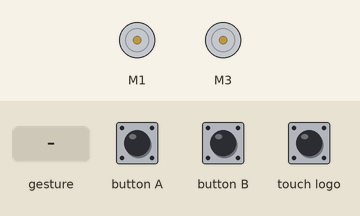
Simulated run of this program. Board: BBC micro:bit (MakeCode). Parts: 2 × DC motor (green arrow = forward, orange = backward, longer = faster). The inputs (shaded band) are chosen by the test bench. A tilt is held for 1.5 s and a shake lasts 1 s, then the board lies face up again.

Above: at 1.2 s.
1.3 s: button A pressed for 0.15 s
At 2.2 s:
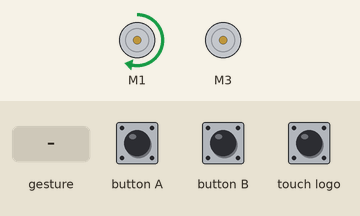
3.9 s: button B pressed for 0.15 s
At 4.6 s:
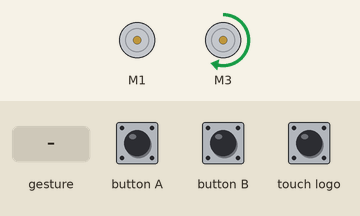
6.5 s: gesture 'shake'
At 7.3 s:
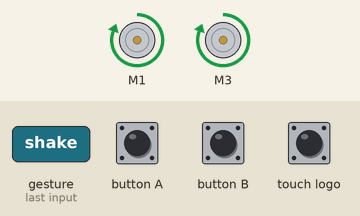
8.2 s: button A pressed for 0.15 s
At 9.9 s:
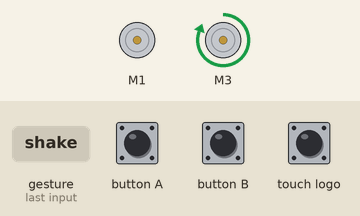
10.8 s: touch logo pressed for 0.15 s
At 12.3 s:
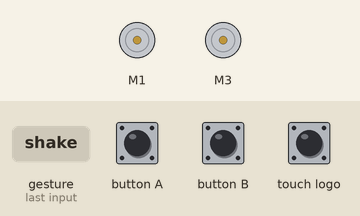
Timing chart, 0 to 13.4 s (numbered marks = the images above; inputs shaded):
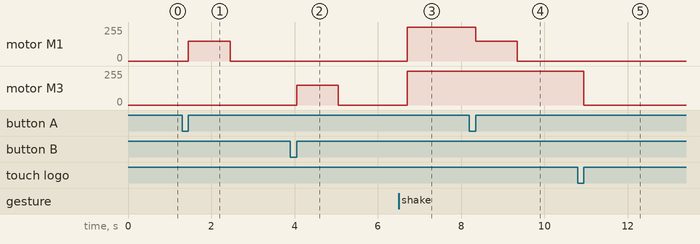

The program:

main.ts
```typescript
input.onLogoEvent(TouchButtonEvent.Pressed, function () {
    robotbit.MotorStopAll()
})
input.onButtonPressed(Button.A, function () {
    robotbit.MotorRunDelay(robotbit.Motors.M1A, 150, 1)
})
input.onGesture(Gesture.Shake, function () {
    robotbit.MotorRunDual(
    robotbit.Motors.M1A,
    255,
    robotbit.Motors.M2A,
    255
    )
})
input.onButtonPressed(Button.B, function () {
    robotbit.MotorRunDelay(robotbit.Motors.M2A, 150, 1)
})
robotbit.MotorRun(robotbit.Motors.M1A, 0)
robotbit.MotorRun(robotbit.Motors.M2A, 0)
```

test.ts
```typescript
// testes vão aqui; isto não será compilado quando este pacote for usado como uma extensão.
```

Measured:
- after the input at 1.3 s, motor M1: stopped → forward 150/255 after 0.15 s, → stopped 1.0 s later
- after the input at 3.9 s, motor M3: stopped → forward 150/255 after 0.15 s, → stopped 1.0 s later
- after the input at 6.5 s, motor M1, motor M3: stopped → forward 255/255 after 0.20 s
- after the input at 8.2 s, motor M1: forward 255/255 → forward 150/255 after 0.15 s, → stopped 1.0 s later
- after the input at 10.8 s, motor M3: forward 255/255 → stopped after 0.15 s
